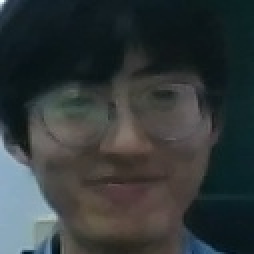
#> input picture tensorflow/Face_Recognization/test/1.jpg, 127 x 127 px (shown 2 times larger)
$ python test01.py
#> lines starting #> are read from the running program, lines starting #| are printed output that depends on the picture
from skimage import io, exposure
import matplotlib.pyplot as plt

img1 = io.imread('1.jpg',as_gray=True)
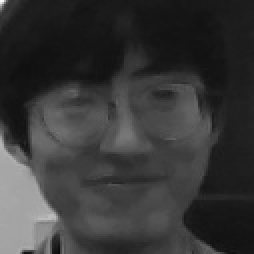
#> img1: shape (127, 127) float64 (shown 2 times larger); min 0.0371, max 0.988, mean 0.219
img2 = io.imread('0.jpg',as_gray=True)
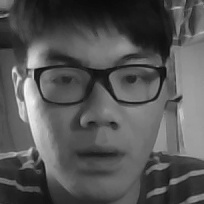
#> input picture tensorflow/Face_Recognization/test/0.jpg, 204 x 204 px
#> img2 is the input picture: shape (204, 204); min 10, max 245, mean 85.1
#img = color.rgb2gray(img)
img1= exposure.adjust_gamma(img1, 0.7)
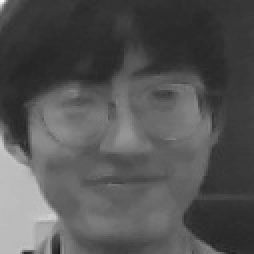
#> img1: shape (127, 127) float64 (shown 2 times larger); min 0.0996, max 0.991, mean 0.331
img2= exposure.adjust_gamma(img2, 0.8)
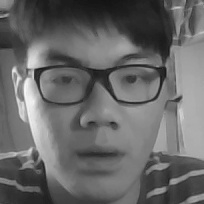
#> img2: shape (204, 204); min 19, max 247, mean 103.7
io.imshow(img1)
io.imshow(img2)
io.show()
